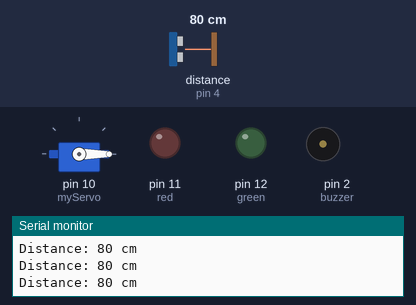
A sketch run on a simulated Arduino Uno, built with avr-gcc and run on an emulated ATmega328P. Parts: servo, output pins drawn as LEDs (lit = HIGH), buzzer (waves = sounding, pin HIGH), the last lines printed to the serial monitor. Wiring (inferred from the names in the program): ultrasonic range finder: trigger pin 5; echo pin 4. The inputs (shaded band) are chosen by the test bench; at power-on: distance to the obstacle (sensor on pin 4) 80 cm. The echo pulse lasts 58.3 µs per cm; pins used as bus, display or sensor lines are not drawn.

Above: at 1.2 s.
1.3 s: distance to the obstacle (sensor on pin 4) set to 18 cm
At 1.59 s:
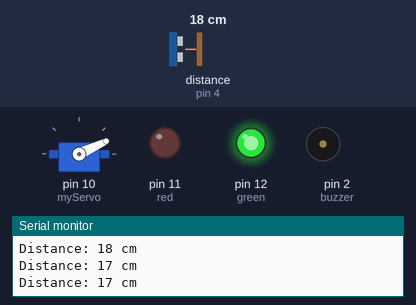
4.3 s: distance to the obstacle (sensor on pin 4) set to 2 cm
At 5.2 s:
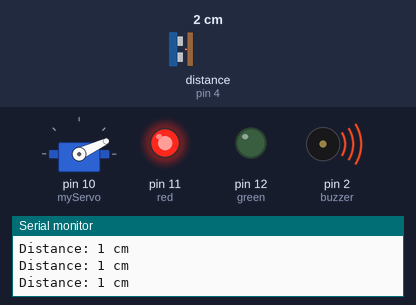
5.8 s: distance to the obstacle (sensor on pin 4) set to 35 cm
At 6.08 s:
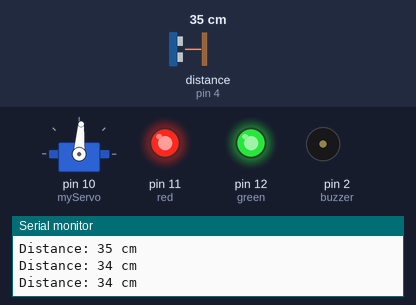
8.8 s: distance to the obstacle (sensor on pin 4) set to 4 cm
At 9.4 s:
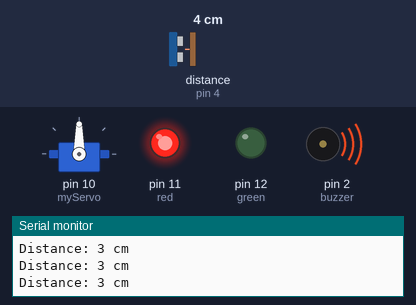
10.3 s: distance to the obstacle (sensor on pin 4) set to 13 cm
At 10.56 s:
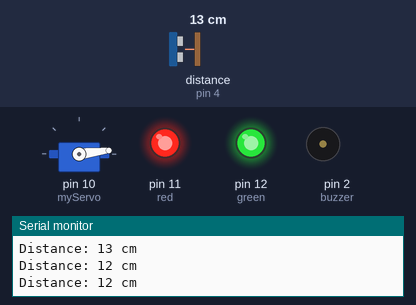
13.3 s: distance to the obstacle (sensor on pin 4) set to 120 cm
At 14.4 s:
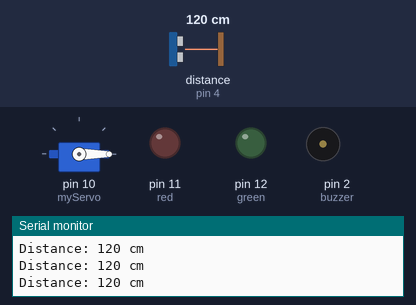
Timing chart, 0 to 15.8 s (numbered marks = the images above; inputs shaded):
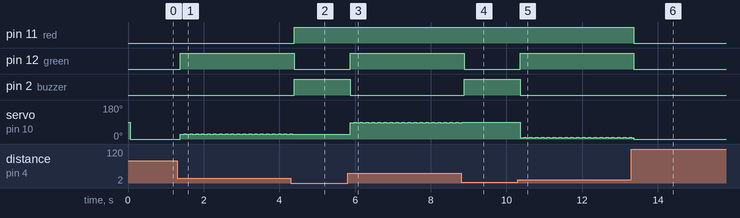

Measured:
- after the input at 1.3 s, pin 12 (green): LOW → HIGH after 0.08 s; servo on pin 10 (myServo): alternates 28° for 0.05 s and 25° for 0.10 s, starting after 0.08 s
- after the input at 4.3 s, pin 11 (red), pin 2 (buzzer): LOW → HIGH after 0.09 s; pin 12 (green): HIGH → LOW after 0.09 s; servo on pin 10 (myServo): goes on until 4.3 s, then stays 25°
- after the input at 5.8 s, pin 12 (green): LOW → HIGH after 0.07 s; pin 2 (buzzer): HIGH → LOW after 0.07 s; servo on pin 10 (myServo): alternates 90° for 0.05 s and 86° for 0.11 s, starting after 0.07 s
- after the input at 8.8 s, pin 12 (green): HIGH → LOW after 0.08 s; pin 2 (buzzer): LOW → HIGH after 0.08 s; servo on pin 10 (myServo): goes on until 8.8 s, then stays 90°
- after the input at 10.3 s, pin 12 (green): LOW → HIGH after 0.06 s; pin 2 (buzzer): HIGH → LOW after 0.06 s; servo on pin 10 (myServo): alternates 10° for 0.05 s and 7° for 0.10 s, starting after 0.06 s
- after the input at 13.3 s, pin 11 (red), pin 12 (green): HIGH → LOW after 0.06 s

The sketch:

SOBsPersonalProjectWeek9.ino
```cpp
// UltraSound Week 9
#include <Servo.h>
int inputPin = 4 ;
int outputPin = 5;
int buzzer = 2;
Servo myServo;
int angle;
int red = 11;
int green = 12;


void setup() {
  // put your setup code here, to run once:
  Serial.begin(9600);
  pinMode(inputPin,INPUT);
  pinMode(outputPin,OUTPUT);
  pinMode(buzzer,OUTPUT);
  myServo.attach(10);
  pinMode(red,OUTPUT);
  pinMode(green,OUTPUT);

}

void loop() {
  // put your main code here, to run repeatedly:
  digitalWrite(outputPin,LOW); //Emitter
  delayMicroseconds(2);
  digitalWrite(outputPin,HIGH);
  delayMicroseconds(2);
  digitalWrite(outputPin,LOW);

  int distance = pulseIn(inputPin,HIGH); // reads receiver pulse time
  distance = distance/58;
  Serial.print("Distance: ");
  Serial.print(distance);
  Serial.println(" cm");
  delay(50);
   if (distance<10 && distance>0){
    digitalWrite(buzzer,HIGH);
    digitalWrite(red,HIGH);
    digitalWrite(green,LOW);
  }
  else if(distance>10 && distance<60) {
    digitalWrite(buzzer,LOW);
      angle = map(distance,10,60,0,180);
      myServo.write(angle);
      digitalWrite(green,HIGH);
  }
  else{
    digitalWrite(buzzer,LOW);
    myServo.write(0);
    digitalWrite(red,LOW);
    digitalWrite(green,LOW);
  }

}
```
